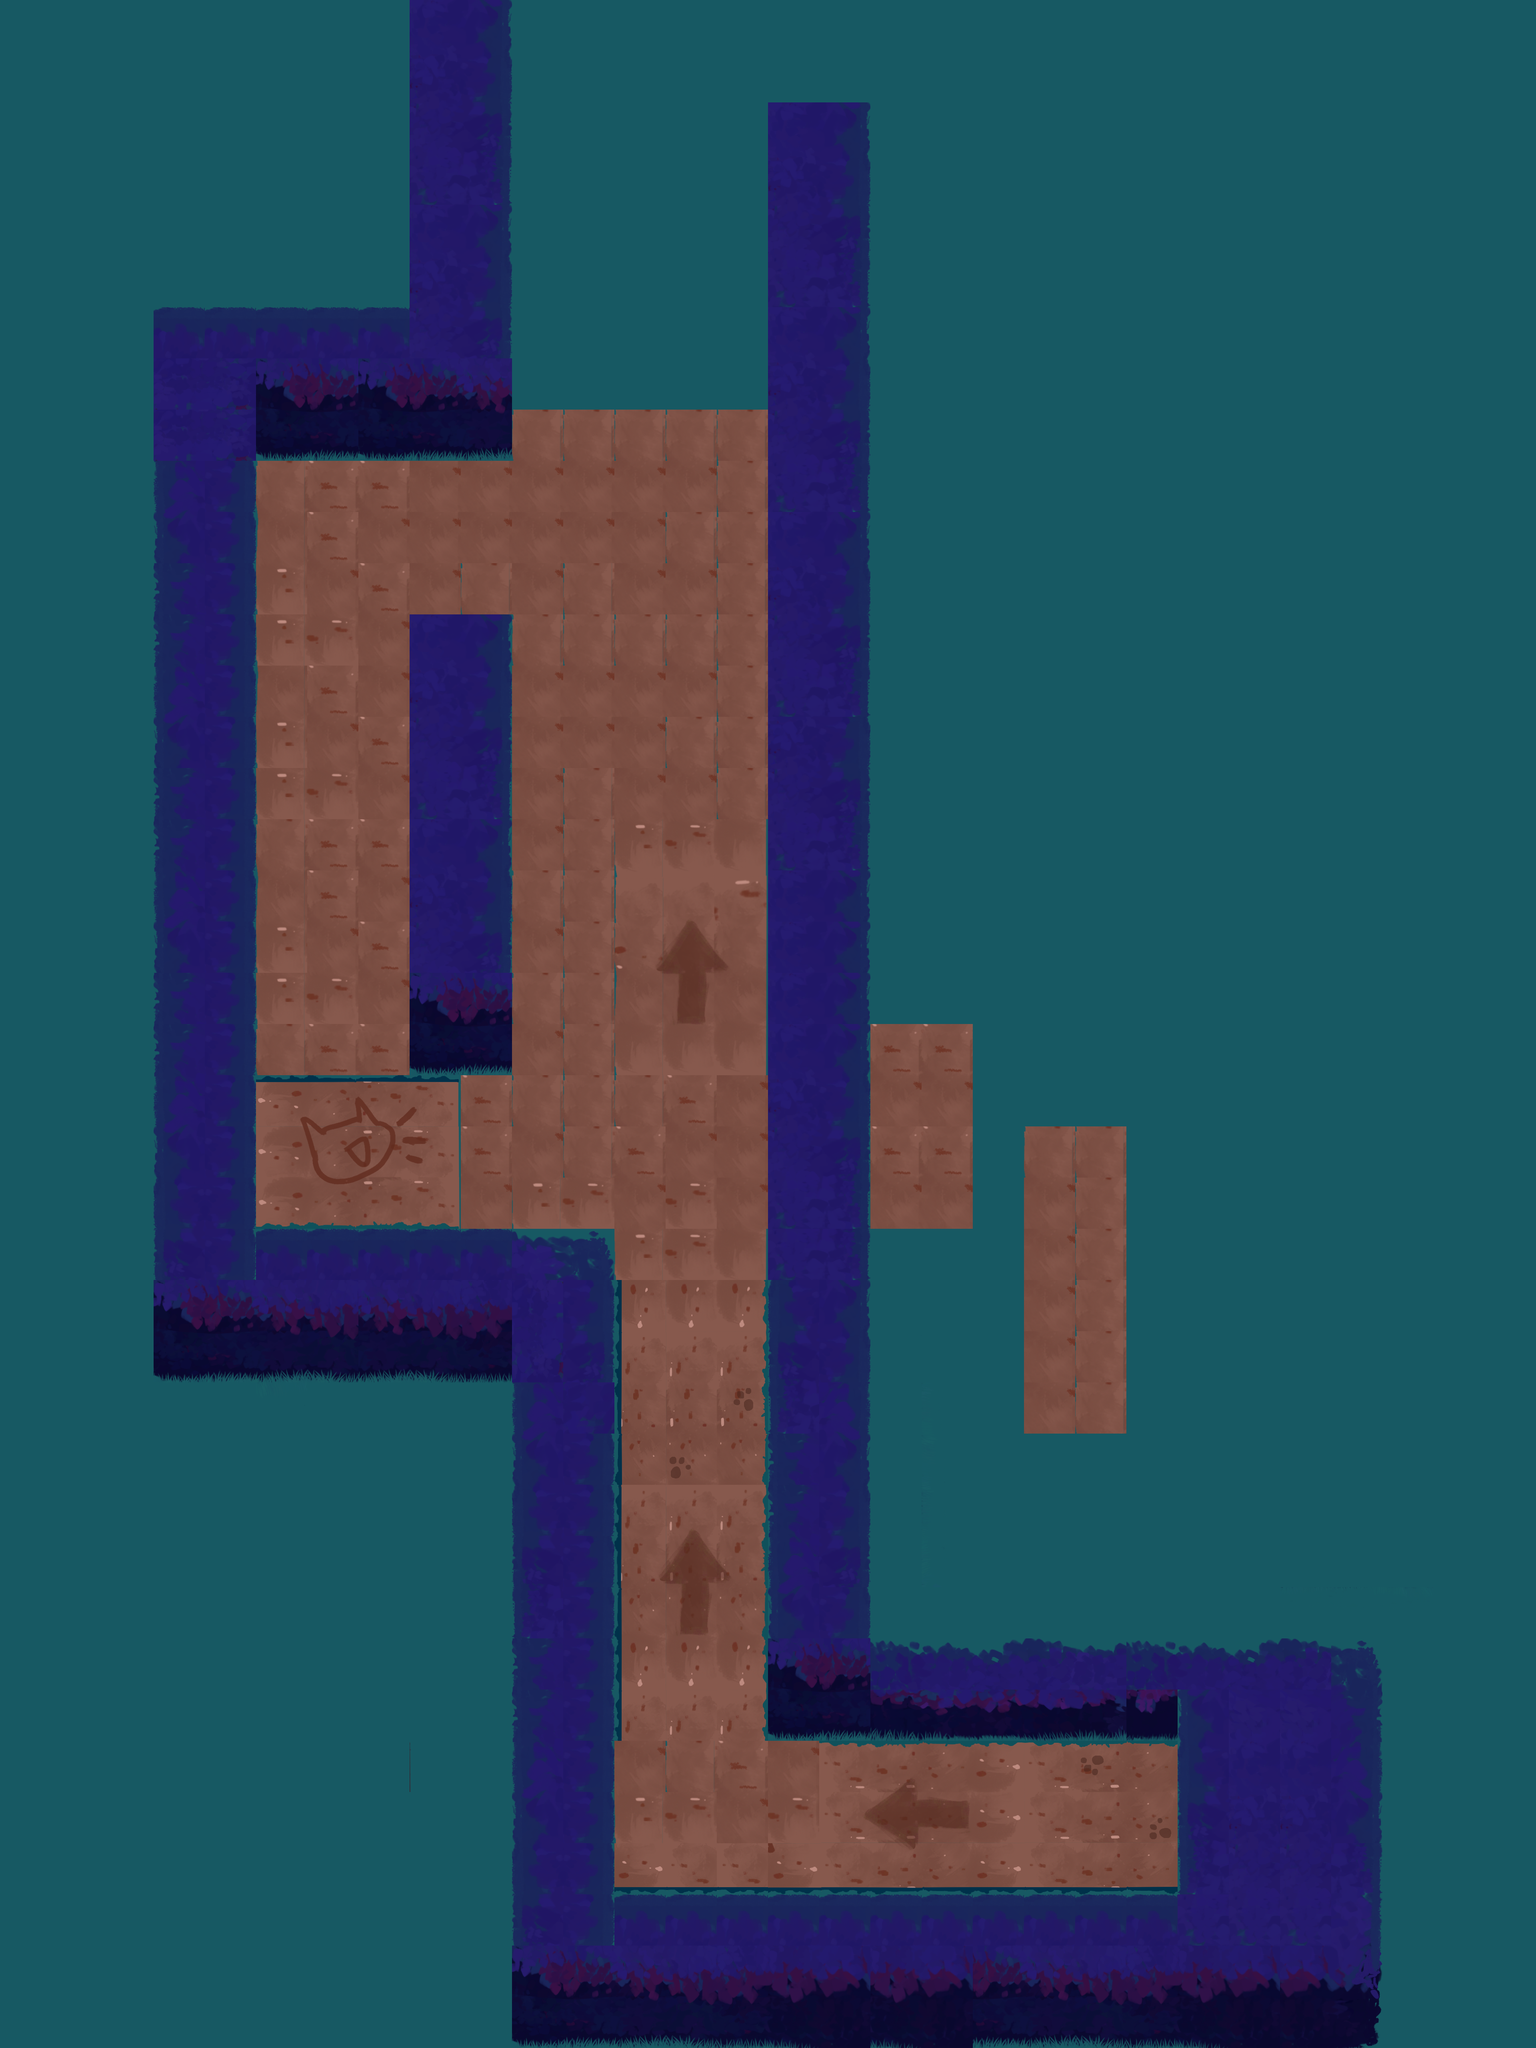

Below is a game level as drawn by its tile map, then a one-line description and the .tmx that defines it (tile-layer data replaced by summaries):
An orthogonal 30x40 tile map with 128x128 px tiles, 1 tile layer (ground), 3 tilesets and 15 objects (Cat, Octopus, Guard).

<map version="1.10" tiledversion="1.11.2" orientation="orthogonal" renderorder="right-down" width="30" height="40" tilewidth="128" tileheight="128" infinite="0" nextlayerid="4" nextobjectid="51">
 <tileset firstgid="1" source="../tilesets/path-1.tsx" />
 <tileset firstgid="211" source="../tilesets/path-2.tsx" />
 <tileset firstgid="421" source="../tilesets/walls-1.tsx" />
 <layer id="1" name="ground" width="30" height="40">
  <data>[1200 cells, 1200 non-empty, 150 distinct tile ids]</data>
 </layer>
 <objectgroup id="2" name="walls">
  <object id="19" x="2944" y="4096" width="512" height="1024" />
  <object id="20" x="1280" y="4736" width="1664" height="384" />
  <object id="21" x="1280" y="3072" width="256" height="1664" />
  <object id="22" x="640" y="3072" width="640" height="384" />
  <object id="23" x="1920" y="3200" width="256" height="1152" />
  <object id="24" x="2176" y="4096" width="768" height="256" />
  <object id="34" x="384" y="768" width="256" height="2688" />
  <object id="37" x="640" y="768" width="640" height="384" />
  <object id="42" x="1024" y="0" width="256" height="768" />
  <object id="43" x="1024" y="1536" width="256" height="1128" />
  <object id="44" x="1920" y="256" width="256" height="2944" />
 </objectgroup>
 <objectgroup id="3" name="objects">
  <object id="2" type="Cat" x="2756" y="4548">
   <properties>
    <property name="abilityCooldown" type="float" value="5" />
    <property name="abilityRange" type="float" value="7" />
    <property name="category" value="00010" />
    <property name="exclude" value="00010" />
    <property name="force" type="float" value="6" />
    <property name="maxSpeed" type="float" value="10" />
    <property name="meowExpandSpeed" type="float" value="10" />
    <property name="radius" type="float" value="0.4" />
    <property name="spriteRadius" type="float" value="0.6" />
   </properties>
   <point />
  </object>
  <object id="6" x="862" y="3268">
   <polyline points="592,-2040 828.702,-2356.25 925.249,-1977.81 598,-1712" />
  </object>
  <object id="49" type="Octopus" x="3672" y="120">
   <properties>
    <property name="abilityRange" type="float" value="3.5" />
    <property name="category" value="00010" />
    <property name="exclude" value="00010" />
    <property name="force" type="float" value="3" />
    <property name="inkCapacity" type="float" value="100" />
    <property name="inkRegen" type="float" value="25" />
    <property name="inkUsage" type="float" value="25" />
    <property name="maxSpeed" type="float" value="5" />
    <property name="radius" type="float" value="0.4" />
    <property name="spriteRadius" type="float" value="0.6" />
   </properties>
   <point />
  </object>
  <object id="50" type="Guard" x="1424" y="1248">
   <properties>
    <property name="category" value="00100" />
    <property name="exclude" value="00100" />
    <property name="force" type="float" value="2" />
    <property name="fov" type="float" value="60" />
    <property name="maxSpeed" type="float" value="10" />
    <property name="path" type="object" value="6" />
    <property name="radius" type="float" value="0.5" />
    <property name="spriteRadius" type="float" value="0.6" />
    <property name="viewDistance" type="float" value="5" />
   </properties>
   <point />
  </object>
 </objectgroup>
</map>
